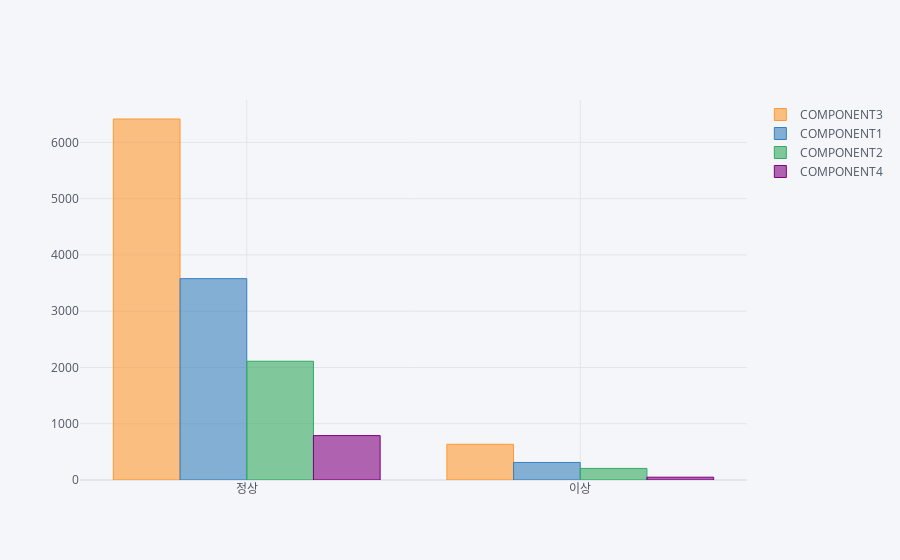

Write notebook code for a chart like this one.
### Markdown cell above
#### COMPONENT_ARBITRARY

### Code cell
chart_df = create_chart_df("COMPONENT_ARBITRARY")
chart_df.iplot(kind="bar")

### Figure 1 — Plotly figure (JSON) as saved in the notebook; plotly's stock layout.template omitted (floating-point values rounded to 4 significant figures)
{"data": [{"marker": {"color": "rgba(255, 153, 51, 0.6)", "line": {"color": "rgba(255, 153, 51, 1.0)", "width": 1}}, "name": "COMPONENT3", "orientation": "v", "text": "", "type": "bar", "x": ["정상", "이상"], "y": [6415, 635]}, {"marker": {"color": "rgba(55, 128, 191, 0.6)", "line": {"color": "rgba(55, 128, 191, 1.0)", "width": 1}}, "name": "COMPONENT1", "orientation": "v", "text": "", "type": "bar", "x": ["정상", "이상"], "y": [3578, 312]}, {"marker": {"color": "rgba(50, 171, 96, 0.6)", "line": {"color": "rgba(50, 171, 96, 1.0)", "width": 1}}, "name": "COMPONENT2", "orientation": "v", "text": "", "type": "bar", "x": ["정상", "이상"], "y": [2110, 206]}, {"marker": {"color": "rgba(128, 0, 128, 0.6)", "line": {"color": "rgba(128, 0, 128, 1.0)", "width": 1}}, "name": "COMPONENT4", "orientation": "v", "text": "", "type": "bar", "x": ["정상", "이상"], "y": [789, 50]}], "layout": {"legend": {"bgcolor": "#F5F6F9", "font": {"color": "#4D5663"}}, "paper_bgcolor": "#F5F6F9", "plot_bgcolor": "#F5F6F9", "title": {"font": {"color": "#4D5663"}}, "xaxis": {"gridcolor": "#E1E5ED", "showgrid": true, "tickfont": {"color": "#4D5663"}, "title": {"font": {"color": "#4D5663"}, "text": ""}, "zerolinecolor": "#E1E5ED"}, "yaxis": {"gridcolor": "#E1E5ED", "showgrid": true, "tickfont": {"color": "#4D5663"}, "title": {"font": {"color": "#4D5663"}, "text": ""}, "zerolinecolor": "#E1E5ED"}}}
